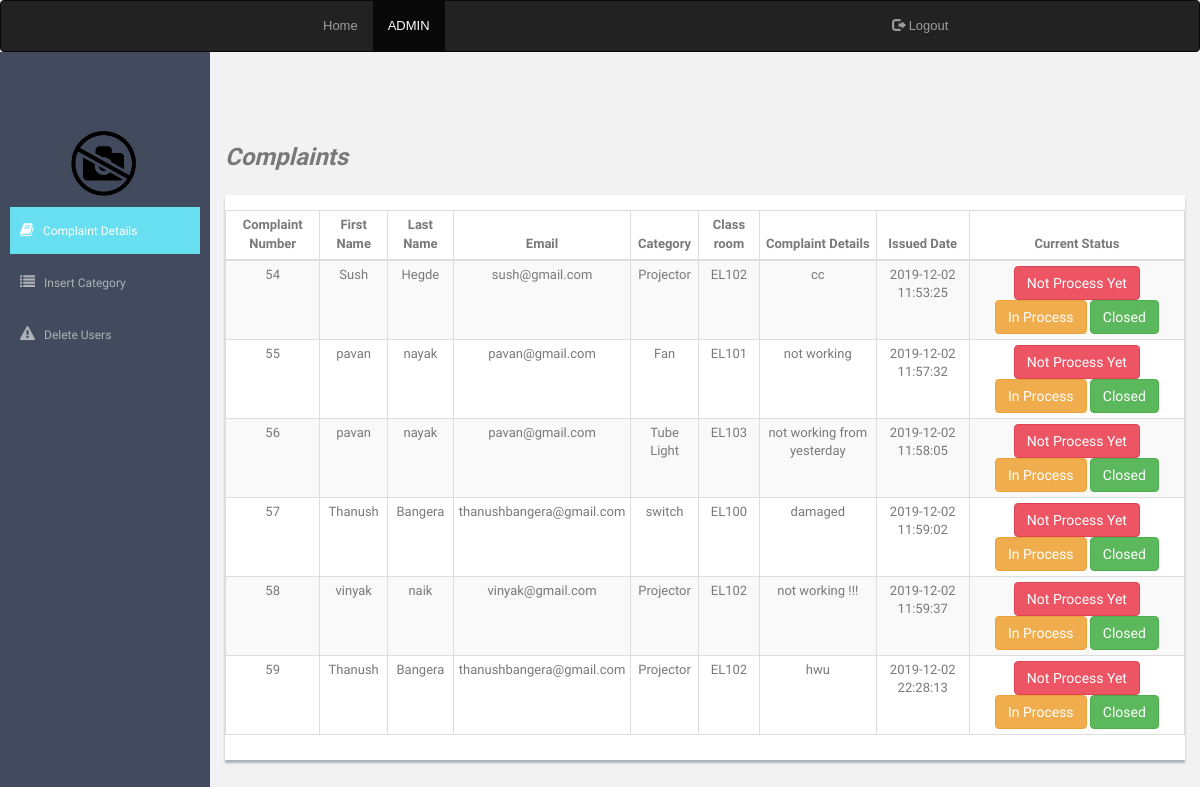
Screenshot of /ahist.php (signed in) with the database file from the repository.
### tables this page shows
CREATE TABLE IF NOT EXISTS `complaints` (
  `ID` int(11) NOT NULL AUTO_INCREMENT,
  `FNAME` varchar(30) NOT NULL,
  `LNAME` varchar(30) NOT NULL,
  `EMAIL` varchar(50) NOT NULL,
  `CAT` varchar(30) NOT NULL,
  `CLASS` varchar(30) NOT NULL,
  `COMP` varchar(100) NOT NULL,
  `status` varchar(30) NOT NULL,
  `time` timestamp NOT NULL,
  PRIMARY KEY (`ID`)
);

### ahist.php (the view, shortened to what this page needs)
<?php
	$conn=mysqli_connect("localhost","root","","sales");
	$query = "SELECT * FROM  complaints order by time";
	$result=mysqli_query($conn,$query);
?>
<!DOCTYPE html>
<html>
<head>
	<link rel="stylesheet" href="https://maxcdn.bootstrapcdn.com/bootstrap/3.4.0/css/bootstrap.css">
	<link rel="stylesheet" href="https://maxcdn.bootstrapcdn.com/font-awesome/4.7.0/css/font-awesome.min.css">
    <link href="style.css" rel="stylesheet">
</head>
<body>
	<nav class="navbar navbar-inverse" id="hnav">
		<div class="container-fluid" >
			<div class="collapse navbar-collapse" id="myNavbar">
				<ul class="nav navbar-nav navbar-left col-lg-6">
					<li><a href="index.html">Home</a></li>
					<li class="active" ><a href="#">ADMIN</a></li>
				</ul>
				<ul class="nav navbar-nav navbar-left">
					<li><a href="login.php"><span class="glyphicon glyphicon-log-out"></span> Logout</a></li>
				</ul>
			</div>
		</div>
	</nav>
	<section id="container" >
	<aside>
    <div id="sidebar"  class="nav-collapse " style="height:93%;margin-top:-1%;position:absolute;">
        <ul class="sidebar-menu" id="nav-accordion">
            <p class="centered">
				<img src="noimage.png"  class="img-circle" width="70" height="70" >
				</p>
                <li class="sub-menu">
                    <a  class="active" href="ahist.php" ><i class="fa fa-book"></i>
                          <span>Complaint Details</span>
                    </a>
                </li>
				<li class="sub-menu">
                    <a href="insertcategory.php"><i class="fa fa-list"></i>
                        <span>Insert Category</span>
                    </a>
                </li>
				<li class="sub-menu">
                    <a href="block.php"><i class="fa fa-exclamation-triangle"></i>
                        <span>Delete Users</span>
                    </a>
                </li>
        </ul>
    </div>
</aside>
      <section id="main-content">
          <section class="wrapper">
          	<h3><b><i>Complaints</i></b></h3>
		  		<div class="row mt">
			  		<div class="col-lg-12">
                      <div class="content-panel">
                          <section id="unseen">
                            <table class="table table-bordered table-striped table-condensed">
                              <thead>
                              <tr style="text-align: center">
                                  <th style="text-align: center">Complaint Number</th>
                                  <th style="text-align: center">First Name</th>
                                  <th style="text-align: center">Last Name</th>
                                  <th style="text-align: center">Email</th>
                              <th style="text-align: center">Category</th>
							   <th style="text-align: center">Class room</th>
							    <th style="text-align: center">Complaint Details</th>
                                  <th style="text-align: center">Issued Date</th>
								  <th style="text-align: center">Current Status</th>
                              </tr>
                              </thead>
                              <tbody>
<?php
$i=0;
$j=1;
$k=2;
while($rows=mysqli_fetch_array($result)){?>
                              <tr>
                                  <td align="center"><?php echo $rows["ID"]; ?></td>
                                  <td align="center"><?php echo $rows["FNAME"];?> </td>
                                 <td align="center"><?php echo $rows["LNAME"];?></td>
								 <td align="center"><?php echo $rows["EMAIL"];?> </td>
								 <td align="center"><?php echo $rows["CAT"]; ?></td>
								 <td align="center"><?php echo $rows["CLASS"];?> </td>
								 <td align="center"><?php echo $rows["COMP"]; ?></td>
								  <td align="center"><?php echo $rows["time"]; ?></td>
                                  <td align="center">
                                      <a href="updatehist.php?fn=<?php echo $rows["FNAME"]; ?>&ln=<?php echo $rows["LNAME"]; ?>&em=<?php echo $rows["EMAIL"]; ?>&cat=<?php echo $rows["CAT"]; ?>&cl=<?php echo $rows["CLASS"]; ?>&fl=<?php echo $i; ?>"><button type="button" class="btn btn-theme04">Not Process Yet</button></a>
 <a href="updatehist.php?fn=<?php echo $rows["FNAME"]; ?>&ln=<?php echo $rows["LNAME"]; ?>&em=<?php echo $rows["EMAIL"]; ?>&cat=<?php echo $rows["CAT"]; ?>&cl=<?php echo $rows["CLASS"]; ?>&fl=<?php echo $j; ?>"><button type="button" class="btn btn-warning">In Process</button></a>
 <a href="updatehist.php?fn=<?php echo $rows["FNAME"]; ?>&ln=<?php echo $rows["LNAME"]; ?>&em=<?php echo $rows["EMAIL"]; ?>&cat=<?php echo $rows["CAT"]; ?>&cl=<?php echo $rows["CLASS"]; ?>&fl=<?php echo $k; ?>"><button type="button" class="btn btn-success">Closed</button></a>
                                </tr>
<?php  }?>
                              </tbody>
                          </table>
                          </section>
                  </div>
               </div>
		  	</div>
		</section><! --/wrapper -->
      </section>
  </section>
</body>
</html>

### style.css (style rules this page uses)
body { color: #797979; background: #f2f2f2; font-family: 'Ruda', sans-serif; padding: 0px !important; margin: 0px !important; font-size:13px; }
ul li { list-style: none; }
a, a:hover, a:focus { text-decoration: none; outline: none; }
#container { width: 100%; height: 100%; }
.btn-theme04 { color: #fff; background-color: #ed5565; border-color: #da4453; }
.centered { text-align: center; }
.mt { margin-top: 25px; }
#sidebar { width: 210px; height: 100%; position: fixed; background: #424a5d; }
#sidebar ul li { position: relative; }
ul.sidebar-menu , ul.sidebar-menu li ul.sub { margin: -2px 0 0; padding: 0; }
ul.sidebar-menu { margin-top: 75px; }
ul.sidebar-menu li { margin-bottom: 5px; margin-left:10px; margin-right:10px; }
ul.sidebar-menu li.sub-menu { line-height: 15px; }
ul.sidebar-menu li a span { display: inline-block; }
ul.sidebar-menu li a { color: #aeb2b7; text-decoration: none; display: block; padding: 15px 0 15px 10px; font-size: 12px; outline: none; -webkit-transition: all 0.3s ease; -moz-transition: all 0.3s ease; -o-transition: all 0.3s ease; -ms-transition: all 0.3s ease; transition: all 0.3s ease; }
ul.sidebar-menu li a.active, ul.sidebar-menu li a:hover, ul.sidebar-menu li a:focus { background: #68dff0; color: #fff; display: block; -webkit-transition: all 0.3s ease; -moz-transition: all 0.3s ease; -o-transition: all 0.3s ease; -ms-transition: all 0.3s ease; transition: all 0.3s ease; }
ul.sidebar-menu li a i { font-size: 15px; padding-right: 6px; }
ul.sidebar-menu li a.active i { color: #fff; }
#main-content { margin-left: 210px; }
.wrapper { display: inline-block; margin-top: 60px; padding-left: 15px; padding-right: 15px; padding-bottom: 15px; padding-top: 0px; width: 100%; }
.content-panel { background: #ffffff; box-shadow: 0px 3px 2px #aab2bd; padding-top: 15px; padding-bottom: 5px; }

### ahist.php (style rules this page uses)
body { font-family: 'Varela Round', sans-serif; }
#hnav { margin-bottom:1%; font-family: 'Varela Round', sans-serif; }

### rows the page displays
complaints: ID "54", FNAME "Sush", LNAME "Hegde", EMAIL "sush@gmail.com", CAT "Projector", CLASS "EL102", COMP "cc", time "2019-12-02 11:53:25"
complaints: ID "55", FNAME "pavan", LNAME "nayak", EMAIL "pavan@gmail.com", CAT "Fan", CLASS "EL101", COMP "not working", time "2019-12-02 11:57:32"
complaints: ID "56", FNAME "pavan", LNAME "nayak", EMAIL "pavan@gmail.com", CAT "Tube Light", CLASS "EL103", COMP "not working from yesterday", time "2019-12-02 11:58:05"
complaints: ID "57", FNAME "Thanush", LNAME "Bangera", EMAIL "thanushbangera@gmail.com", CAT "switch", CLASS "EL100", COMP "damaged", time "2019-12-02 11:59:02"
complaints: ID "58", FNAME "vinyak", LNAME "naik", EMAIL "vinyak@gmail.com", CAT "Projector", CLASS "EL102", COMP "not working !!!", time "2019-12-02 11:59:37"
complaints: ID "59", FNAME "Thanush", LNAME "Bangera", EMAIL "thanushbangera@gmail.com", CAT "Projector", CLASS "EL102", COMP "hwu", time "2019-12-02 22:28:13"
